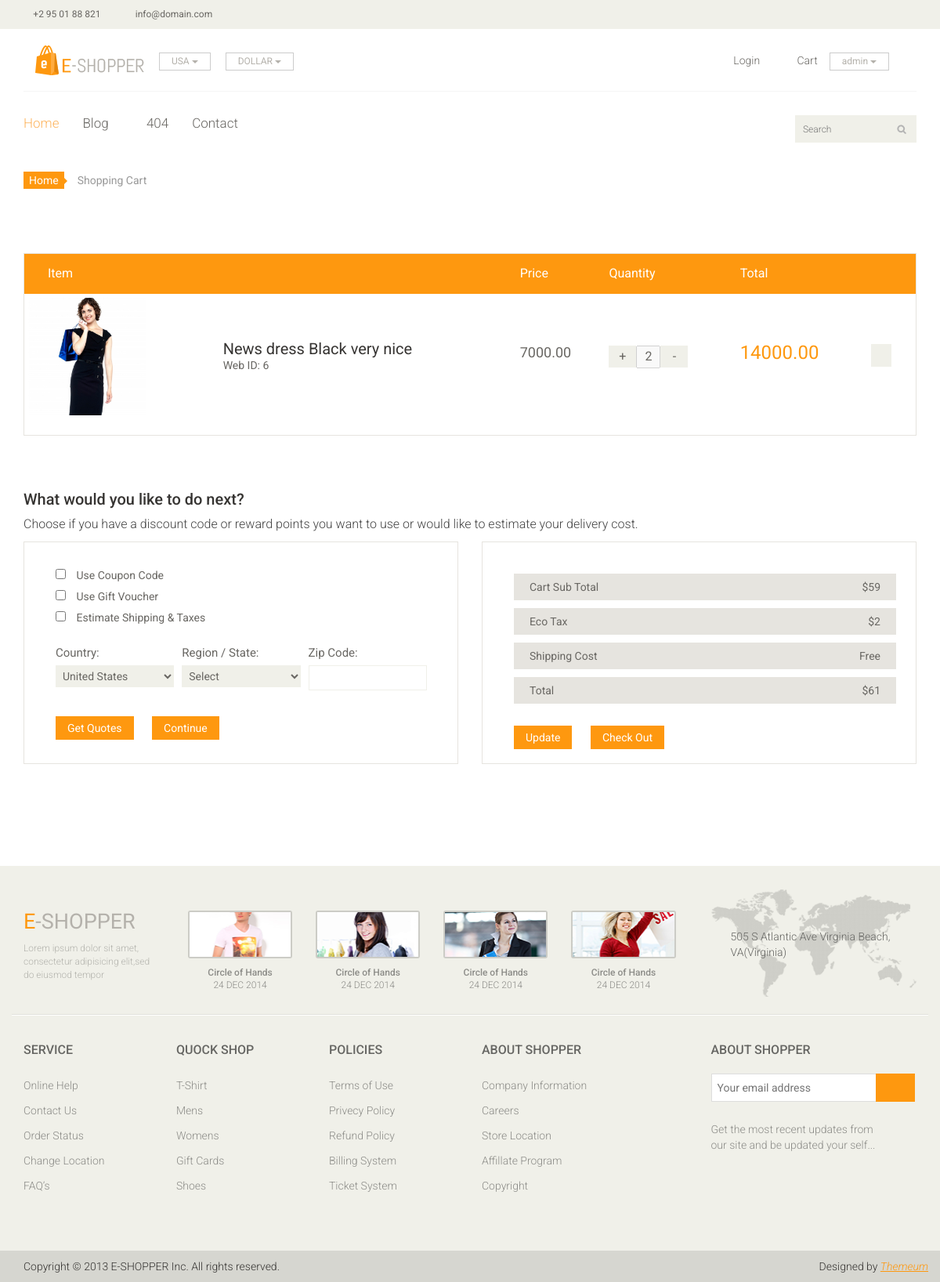
Screenshot of /cart-summary-view/ (signed in) with the database file from the repository.
### core/models.py (models this page shows, shortened)
class OrderItem(models.Model):
    user = models.ForeignKey(User, on_delete=models.CASCADE)
    ordered = models.BooleanField(default=False, verbose_name="Commandé")
    item = models.ForeignKey(Item, on_delete=models.CASCADE, verbose_name="Article")
    quantity = models.IntegerField(default=1, verbose_name="Quantité")
    created_at = models.DateField(auto_now=True, verbose_name="Created at")
    def get_total_item_price(self):
        return self.quantity * self.item.price
    class Meta:
        verbose_name = "Order Item"
        verbose_name_plural = "Order Items"
        ordering = ['-created_at']

class BaseModel(models.Model):
    name = models.CharField(max_length=225, verbose_name="Name")
    reference = models.CharField(max_length=225, verbose_name="Reference", blank=True)
    created_at = models.DateField(auto_now=True, verbose_name="Created at")
    updated_at = models.DateField(auto_now=False,blank=True, null=True)
    status = models.BooleanField(verbose_name="Status", default=True)
    class Meta:
        ordering = ['name']
        abstract = True

class Item(BaseModel):
    content = models.TextField()
    category = models.ForeignKey(Category, on_delete=models.CASCADE)
    brand = models.ForeignKey('Brand', on_delete=models.CASCADE, null=True, blank=True)
    disponibilite = models.CharField(choices=DISPONIBILITE_CHOICES, max_length=255)
    image = models.ImageField(upload_to='articles')
    price = models.DecimalField(max_digits=20, decimal_places=2, verbose_name='Prix', default=0.00,
                                validators=[MinValueValidator(Decimal('0.00'))])
    discount = models.DecimalField(max_digits=20, decimal_places=2, verbose_name='Discount', default='',
                                validators=[MinValueValidator(Decimal('0.00'))], blank=True, null=True)
    device = models.CharField(choices=DEVICE_CHOICES, max_length=10, default="FCFA")
    percentage_reduction = models.IntegerField(blank=True, null=True)
    slug = models.SlugField(unique=True, blank=True)
    class Meta:
        verbose_name_plural = "Articles"
        ordering = ['-created_at']

### core/views.py (the view)
# urls.py: url('^cart-summary-view/$', CartSummaryView.as_view(), name='cart-summary-view'),
class CartSummaryView(LoginRequiredMixin, View):
    login_url = '/login/'
    redirect_field_name = 'next'
    def get(self, *args, **kwargs):
        try:
            order = Order.objects.get(user=self.request.user, ordered=False)
            context = {
                'object': order
            }
            return render(self.request, 'cart.html', context)
        except ObjectDoesNotExist:
            print("You do not have an active order")
            return redirect("index")

### session_security/utils.py (called while the page is built)
def set_last_activity(session, dt):
    session['_session_security'] = dt.strftime('%Y-%m-%dT%H:%M:%S.%f')

### core/templates/cart.html (shortened to what this page needs)
{% load static %}
<!DOCTYPE html>
<html lang="en">
<head>
	 {% include 'style.html' %}
</head>
<body>
    {% include 'header.html' %}
	<section id="cart_items">
		<div class="container">
			<div class="breadcrumbs">
				<ol class="breadcrumb">
				  <li><a href="{% url 'index' %}">Home</a></li>
				  <li class="active">Shopping Cart</li>
				</ol>
			</div>
			<div class="table-responsive cart_info">
				<table class="table table-condensed">
					<thead>
						<tr class="cart_menu">
							<td class="image">Item</td>
							<td class="description"></td>
							<td class="price">Price</td>
							<td class="quantity">Quantity</td>
							<td class="total">Total</td>
							<td></td>
						</tr>
					</thead>
					<tbody>
					 {% for order_item in object.items.all %}
						<tr>
							<td class="cart_product">
								<a href="#"><img src="{{ order_item.item.image.url }}" alt="" width="150" height="150"></a>
							</td>
							<td class="cart_description">
								<h4><a href="#">{{ order_item.item.name }}</a></h4>
								<p>Web ID: {{ order_item.item.id }}</p>
							</td>
							<td class="cart_price">
								<p>{{ order_item.item.price }}</p>
							</td>
							<td class="cart_quantity">
								<div class="cart_quantity_button">
									<a class="cart_quantity_up" href="{% url 'add-single-item-from-cart' order_item.item.slug %}"> + </a>
										<input class="cart_quantity_input" type="text" name="quantity" value="{{ order_item.quantity }}" autocomplete="off" size="1" disabled>
									<a class="cart_quantity_down" href="{% url 'remove-single-item-from-cart' order_item.item.slug %}"> - </a>
								</div>
							</td>
							<td class="cart_total">
								<p class="cart_total_price">{{ order_item.get_total_item_price }}</p>
							</td>
							<td class="cart_delete">
								<a class="cart_quantity_delete" href="{% url 'remove-from-cart' slug=order_item.item.slug %}"><i class="fa fa-times"></i></a>
							</td>
						</tr>
					{% endfor %}
					</tbody>
				</table>
			</div>
		</div>
	</section>
	<section id="do_action">
		<div class="container">
			<div class="heading">
				<h3>What would you like to do next?</h3>
				<p>Choose if you have a discount code or reward points you want to use or would like to estimate your delivery cost.</p>
			</div>
			<div class="row">
				<div class="col-sm-6">
					<div class="chose_area">
						<ul class="user_option">
							<li>
								<input type="checkbox">
								<label>Use Coupon Code</label>
							</li>
							<li>
								<input type="checkbox">
								<label>Use Gift Voucher</label>
							</li>
							<li>
								<input type="checkbox">
								<label>Estimate Shipping & Taxes</label>
							</li>
						</ul>
						<ul class="user_info">
							<li class="single_field">
								<label>Country:</label>
								<select>
									<option>United States</option>
								</select>
							</li>
							<li class="single_field">
								<label>Region / State:</label>
								<select>
									<option>Select</option>
								</select>
							</li>
							<li class="single_field zip-field">
								<label>Zip Code:</label>
								<input type="text">
							</li>
						</ul>
						<a class="btn btn-default update" href="#">Get Quotes</a>
						<a class="btn btn-default check_out" href="#">Continue</a>
					</div>
				</div>
				<div class="col-sm-6">
					<div class="total_area">
						<ul>
							<li>Cart Sub Total <span>$59</span></li>
							<li>Eco Tax <span>$2</span></li>
							<li>Shipping Cost <span>Free</span></li>
							<li>Total <span>$61</span></li>
						</ul>
							<a class="btn btn-default update" href="#">Update</a>
							<a class="btn btn-default check_out" href="#">Check Out</a>
					</div>
				</div>
			</div>
		</div>
	</section>
	<footer id="footer">
		<div class="footer-top">
			<div class="container">
				<div class="row">
					<div class="col-sm-2">
						<div class="companyinfo">
							<h2><span>e</span>-shopper</h2>
							<p>Lorem ipsum dolor sit amet, consectetur adipisicing elit,sed do eiusmod tempor</p>
						</div>
					</div>
					<div class="col-sm-7">
						<div class="col-sm-3">
							<div class="video-gallery text-center">
								<a href="##">
									<div class="iframe-img">
										<img src="{% static 'images/home/iframe1.png' %}" alt="" />
									</div>
								</a>
								<p>Circle of Hands</p>
								<h2>24 DEC 2014</h2>
							</div>
						</div>
						<div class="col-sm-3">
							<div class="video-gallery text-center">
								<a href="##">
									<div class="iframe-img">
										<img src="{% static 'images/home/iframe2.png' %}" alt="" />
									</div>
								</a>
								<p>Circle of Hands</p>
								<h2>24 DEC 2014</h2>
							</div>
						</div>
						<div class="col-sm-3">
							<div class="video-gallery text-center">
								<a href="##">
									<div class="iframe-img">
										<img src="{% static 'images/home/iframe3.png' %}" alt="" />
									</div>
								</a>
								<p>Circle of Hands</p>
								<h2>24 DEC 2014</h2>
							</div>
						</div>
						<div class="col-sm-3">
							<div class="video-gallery text-center">
								<a href="##">
									<div class="iframe-img">
										<img src="{% static 'images/home/iframe4.png' %}" alt="" />
									</div>
								</a>
								<p>Circle of Hands</p>
								<h2>24 DEC 2014</h2>
							</div>
						</div>
					</div>
					<div class="col-sm-3">
						<div class="address">
							<img src="{% static 'images/home/map.png' %}" alt="" />
							<p>505 S Atlantic Ave Virginia Beach, VA(Virginia)</p>
						</div>
					</div>
				</div>
			</div>
		</div>
		<div class="footer-widget">
			<div class="container">
				<div class="row">
					<div class="col-sm-2">
						<div class="single-widget">
							<h2>Service</h2>
							<ul class="nav nav-pills nav-stacked">
								<li><a href="#">Online Help</a></li>
								<li><a href="#">Contact Us</a></li>
								<li><a href="#">Order Status</a></li>
								<li><a href="#">Change Location</a></li>
								<li><a href="#">FAQ’s</a></li>
							</ul>
						</div>
					</div>
					<div class="col-sm-2">
						<div class="single-widget">
							<h2>Quock Shop</h2>
							<ul class="nav nav-pills nav-stacked">
								<li><a href="#">T-Shirt</a></li>
								<li><a href="#">Mens</a></li>
								<li><a href="#">Womens</a></li>
								<li><a href="#">Gift Cards</a></li>
								<li><a href="#">Shoes</a></li>
							</ul>
						</div>
					</div>
					<div class="col-sm-2">
						<div class="single-widget">
							<h2>Policies</h2>
							<ul class="nav nav-pills nav-stacked">
								<li><a href="#">Terms of Use</a></li>
								<li><a href="#">Privecy Policy</a></li>
								<li><a href="#">Refund Policy</a></li>
								<li><a href="#">Billing System</a></li>
								<li><a href="#">Ticket System</a></li>
							</ul>
						</div>
					</div>
					<div class="col-sm-2">
						<div class="single-widget">
							<h2>About Shopper</h2>
							<ul class="nav nav-pills nav-stacked">
								<li><a href="#">Company Information</a></li>
								<li><a href="#">Careers</a></li>
								<li><a href="#">Store Location</a></li>
								<li><a href="#">Affillate Program</a></li>
								<li><a href="#">Copyright</a></li>
							</ul>
						</div>
					</div>
					<div class="col-sm-3 col-sm-offset-1">
						<div class="single-widget">
							<h2>About Shopper</h2>
							<form action="##" class="searchform">
								<input type="text" placeholder="Your email address" />
								<button type="submit" class="btn btn-default"><i class="fa fa-arrow-circle-o-right"></i></button>
								<p>Get the most recent updates from <br />our site and be updated your self...</p>
							</form>
						</div>
					</div>
				</div>
			</div>
		</div>
		<div class="footer-bottom">
			<div class="container">
				<div class="row">
					<p class="pull-left">Copyright © 2013 E-SHOPPER Inc. All rights reserved.</p>
					<p class="pull-right">Designed by <span><a target="_blank" href="http://www.themeum.com">Themeum</a></span></p>
				</div>
			</div>
		</div>
	</footer>
</body>
</html>

### core/templates/header.html (shortened to what this page needs)
{% load static %}
<header id="header">
    <div class="header_top">
        <div class="container">
            <div class="row">
                <div class="col-sm-6">
                    <div class="contactinfo">
                        <ul class="nav nav-pills">
                            <li><a href="{% url 'index' %}#"><i class="fa fa-phone"></i> +2 95 01 88 821</a></li>
                            <li><a href="{% url 'index' %}#"><i class="fa fa-envelope"></i> info@domain.com</a></li>
                        </ul>
                    </div>
                </div>
                <div class="col-sm-6">
                    <div class="social-icons pull-right">
                        <ul class="nav navbar-nav">
                            <li><a href="{% url 'index' %}#"><i class="fa fa-facebook"></i></a></li>
                            <li><a href="{% url 'index' %}#"><i class="fa fa-twitter"></i></a></li>
                            <li><a href="{% url 'index' %}#"><i class="fa fa-linkedin"></i></a></li>
                            <li><a href="{% url 'index' %}#"><i class="fa fa-dribbble"></i></a></li>
                            <li><a href="{% url 'index' %}#"><i class="fa fa-google-plus"></i></a></li>
                        </ul>
                    </div>
                </div>
            </div>
        </div>
    </div>
    <div class="header-middle">
        <div class="container">
            <div class="row">
                <div class="col-md-4 clearfix">
                    <div class="logo pull-left">
                        <a href="{% url 'index' %}"><img src="{% static 'images/home/logo.png' %}" alt="" /></a>
                    </div>
                    <div class="btn-group pull-right clearfix">
                        <div class="btn-group">
                            <button type="button" class="btn btn-default dropdown-toggle usa" data-toggle="dropdown">
                                USA
                                <span class="caret"></span>
                            </button>
                        </div>
                        <div class="btn-group">
                            <button type="button" class="btn btn-default dropdown-toggle usa" data-toggle="dropdown">
                                DOLLAR
                                <span class="caret"></span>
                            </button>
                        </div>
                    </div>
                </div>
                <div class="col-md-8 clearfix">
                    <div class="shop-menu clearfix pull-right">
                        <ul class="nav navbar-nav">
                            <li><a href="{% url 'login' %}"><i class="fa fa-lock"></i> Login</a></li>
                            <li><a href="{% url 'cart-summary-view' %}"><i class="fa fa-shopping-cart"></i> Cart</a></li>
                            {% if request.user.is_authenticated %}
                            <div class="btn-group">
                                <button type="button" class="btn btn-default dropdown-toggle usa" data-toggle="dropdown">
                                   {{ request.user.username }}
                                    <span class="caret"></span>
                                </button>
                            </div>
                            {% endif %}
                        </ul>
                    </div>
                </div>
            </div>
        </div>
    </div>
    <div class="header-bottom">
        <div class="container">
            <div class="row">
                <div class="col-sm-9">
                    <div class="mainmenu pull-left">
                        <ul class="nav navbar-nav collapse navbar-collapse">
                            <li><a href="{% url 'index' %}" class="active">Home</a></li>
                            <li class="dropdown"><a href="{% url 'index' %}#">Blog<i class="fa fa-angle-down"></i></a>
                            </li>
                            <li><a href="{% url '404' %}">404</a></li>
                            <li><a href="{% url 'contact-us' %}">Contact</a></li>
                        </ul>
                    </div>
                </div>
                <div class="col-sm-3">
                    <div class="search_box pull-right">
                        <input type="text" placeholder="Search"/>
                    </div>
                </div>
            </div>
        </div>
    </div>
</header>

### rows the page displays
OrderItem: item.image (picture), item.name "News dress Black very nice", item.id "6", item.price "7000.00", quantity "2", get_total_item_price "14000.00"

### other values shown
{{ request.user.username }} "admin"
